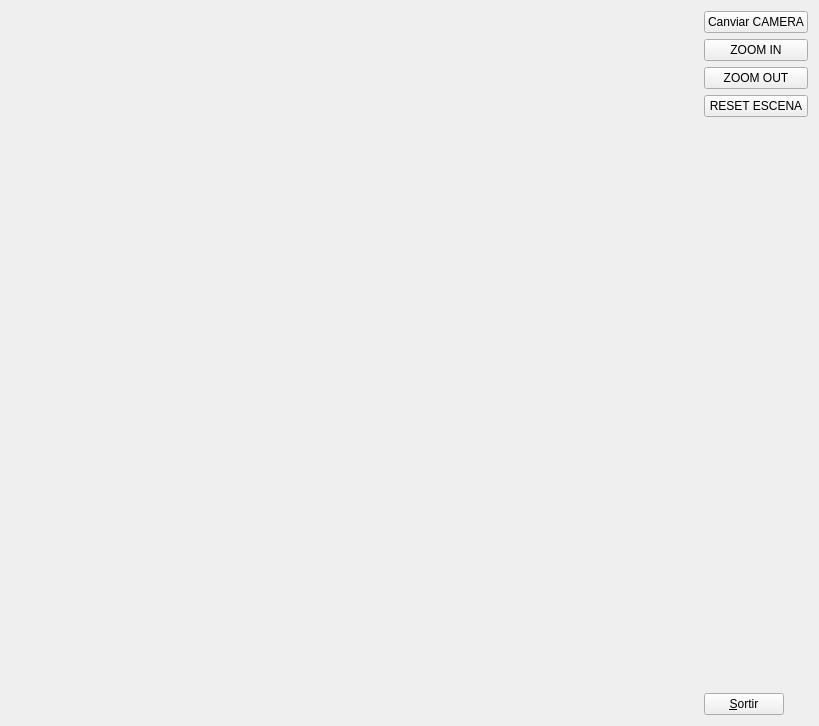
<?xml version="1.0" encoding="UTF-8"?>
<ui version="4.0">
 <class>MyForm</class>
 <widget class="QWidget" name="MyForm">
  <property name="geometry">
   <rect>
    <x>0</x>
    <y>0</y>
    <width>819</width>
    <height>726</height>
   </rect>
  </property>
  <property name="windowTitle">
   <string>IDI-Lab</string>
  </property>
  <layout class="QHBoxLayout" name="horizontalLayout">
   <item>
    <widget class="MyGLWidget" name="widget" native="true">
     <property name="sizePolicy">
      <sizepolicy hsizetype="Expanding" vsizetype="Expanding">
       <horstretch>0</horstretch>
       <verstretch>0</verstretch>
      </sizepolicy>
     </property>
    </widget>
   </item>
   <item>
    <layout class="QVBoxLayout" name="verticalLayout">
     <item>
      <widget class="QPushButton" name="pushButton_2">
       <property name="text">
        <string>Canviar CAMERA</string>
       </property>
      </widget>
     </item>
     <item>
      <widget class="QPushButton" name="pushButton_3">
       <property name="text">
        <string>ZOOM IN</string>
       </property>
      </widget>
     </item>
     <item>
      <widget class="QPushButton" name="pushButton_4">
       <property name="text">
        <string>ZOOM OUT</string>
       </property>
      </widget>
     </item>
     <item>
      <widget class="QPushButton" name="pushButton_5">
       <property name="text">
        <string>RESET ESCENA</string>
       </property>
      </widget>
     </item>
     <item>
      <spacer name="verticalSpacer">
       <property name="orientation">
        <enum>Qt::Vertical</enum>
       </property>
       <property name="sizeHint" stdset="0">
        <size>
         <width>20</width>
         <height>40</height>
        </size>
       </property>
      </spacer>
     </item>
     <item>
      <widget class="QPushButton" name="pushButton">
       <property name="sizePolicy">
        <sizepolicy hsizetype="Fixed" vsizetype="Fixed">
         <horstretch>0</horstretch>
         <verstretch>0</verstretch>
        </sizepolicy>
       </property>
       <property name="text">
        <string>&amp;Sortir</string>
       </property>
      </widget>
     </item>
    </layout>
   </item>
  </layout>
 </widget>
 <customwidgets>
  <customwidget>
   <class>MyGLWidget</class>
   <extends>QWidget</extends>
   <header>MyGLWidget.h</header>
   <container>1</container>
   <slots>
    <slot>canviarCamera()</slot>
    <slot>zoomIN()</slot>
    <slot>zoomOUT()</slot>
    <slot>resetEscena()</slot>
    <slot>setFov()</slot>
   </slots>
  </customwidget>
 </customwidgets>
 <resources/>
 <connections>
  <connection>
   <sender>pushButton</sender>
   <signal>clicked()</signal>
   <receiver>MyForm</receiver>
   <slot>close()</slot>
   <hints>
    <hint type="sourcelabel">
     <x>766</x>
     <y>715</y>
    </hint>
    <hint type="destinationlabel">
     <x>839</x>
     <y>529</y>
    </hint>
   </hints>
  </connection>
  <connection>
   <sender>pushButton_2</sender>
   <signal>clicked()</signal>
   <receiver>widget</receiver>
   <slot>canviarCamera()</slot>
   <hints>
    <hint type="sourcelabel">
     <x>742</x>
     <y>34</y>
    </hint>
    <hint type="destinationlabel">
     <x>569</x>
     <y>145</y>
    </hint>
   </hints>
  </connection>
  <connection>
   <sender>pushButton_3</sender>
   <signal>clicked()</signal>
   <receiver>widget</receiver>
   <slot>zoomIN()</slot>
   <hints>
    <hint type="sourcelabel">
     <x>704</x>
     <y>62</y>
    </hint>
    <hint type="destinationlabel">
     <x>635</x>
     <y>244</y>
    </hint>
   </hints>
  </connection>
  <connection>
   <sender>pushButton_4</sender>
   <signal>clicked()</signal>
   <receiver>widget</receiver>
   <slot>zoomOUT()</slot>
   <hints>
    <hint type="sourcelabel">
     <x>783</x>
     <y>86</y>
    </hint>
    <hint type="destinationlabel">
     <x>642</x>
     <y>394</y>
    </hint>
   </hints>
  </connection>
  <connection>
   <sender>pushButton_5</sender>
   <signal>clicked()</signal>
   <receiver>widget</receiver>
   <slot>resetEscena()</slot>
   <hints>
    <hint type="sourcelabel">
     <x>808</x>
     <y>155</y>
    </hint>
    <hint type="destinationlabel">
     <x>660</x>
     <y>334</y>
    </hint>
   </hints>
  </connection>
 </connections>
</ui>
